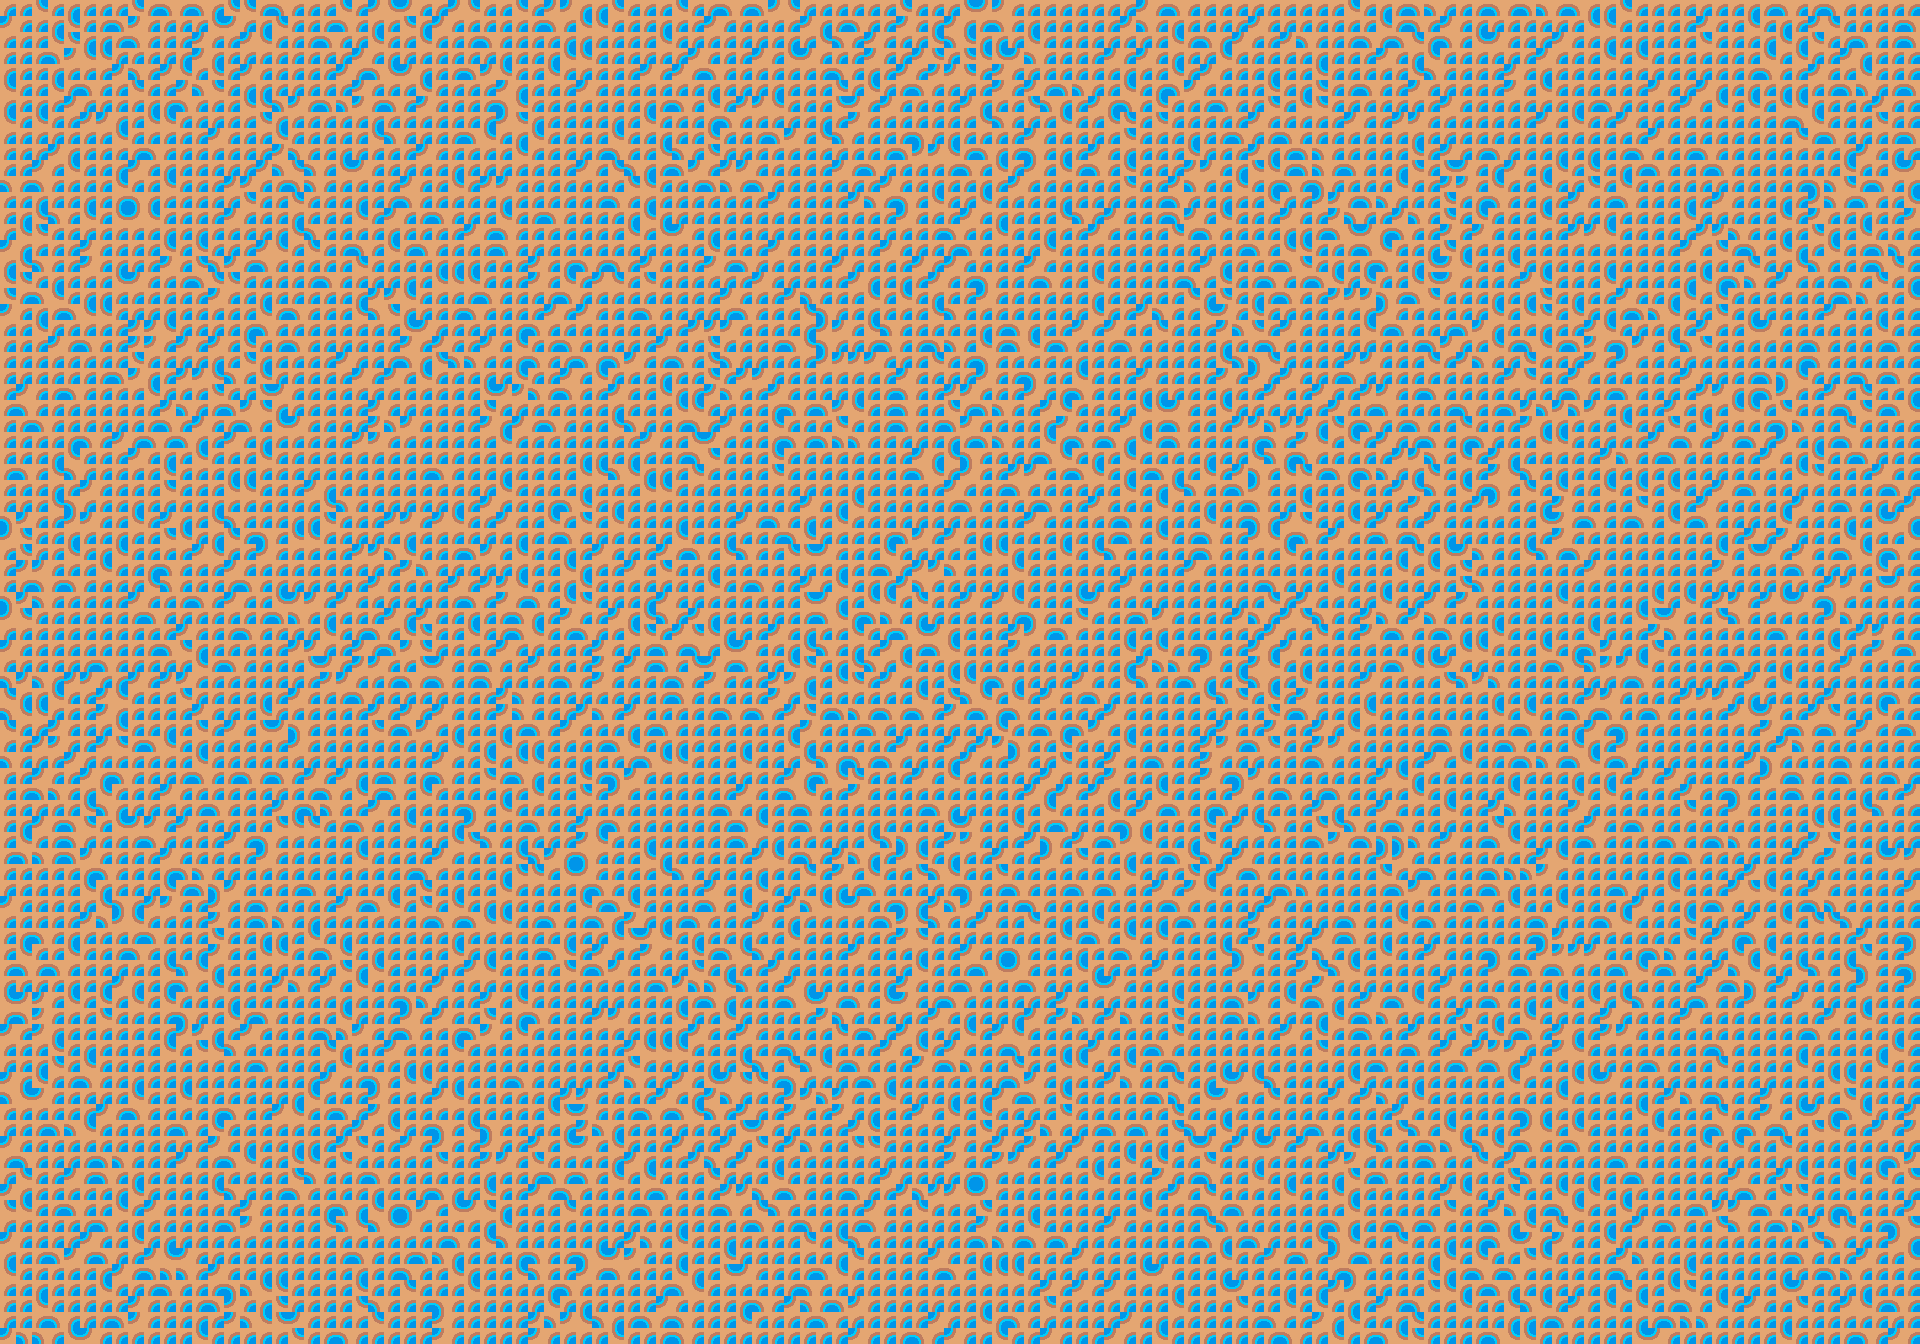

The image is a tile-based game level rendered from a .tmx file. Its description and source (layers, tilesets, objects; grid data summarised) follow:
An orthogonal 120x84 tile map with 16x16 px tiles, 5 tile layers (01_Ground, 02_Detail, 03_Structures, 04_Props, ...), 2 tilesets and 22 objects (4x enemy, 2x player, west_wall, north_wall, central_pillar, ...).

<map version="1.10" tiledversion="1.12.1" orientation="orthogonal" renderorder="right-down" width="120" height="84" tilewidth="16" tileheight="16" infinite="0" nextlayerid="12" nextobjectid="33">
 <properties>
  <property name="groundStyle" value="cave" />
 </properties>
 <tileset firstgid="1" source="tileset.tsx" />
 <tileset firstgid="91" source="objects.tsx" />
 <layer id="7" name="01_Ground" width="120" height="84">
  <data>[10080 cells, 10080 non-empty, 4 distinct tile ids]</data>
 </layer>
 <layer id="8" name="02_Detail" width="120" height="84"><data>[10080 cells, 0 non-empty, 0 distinct tile ids]</data></layer><layer id="9" name="03_Structures" width="120" height="84"><data>[10080 cells, 0 non-empty, 0 distinct tile ids]</data></layer><layer id="10" name="04_Props" width="120" height="84"><data>[10080 cells, 0 non-empty, 0 distinct tile ids]</data></layer><layer id="11" name="05_Foreground" width="120" height="84"><data>[10080 cells, 0 non-empty, 0 distinct tile ids]</data></layer><objectgroup id="1" name="features">
  <object id="1" name="west_wall" x="0" y="0" width="220" height="1344">
   <properties>
    <property name="kind" value="cliff" />
   </properties>
  </object>
  <object id="2" name="north_wall" x="0" y="0" width="1920" height="170">
   <properties>
    <property name="kind" value="cliff" />
   </properties>
  </object>
  <object id="3" name="central_pillar" x="760" y="468" width="240" height="260">
   <properties>
    <property name="kind" value="ruin" />
   </properties>
  </object>
  <object id="4" name="east_pillar" x="1420" y="320" width="220" height="220">
   <properties>
    <property name="kind" value="ruin" />
   </properties>
  </object>
  <object id="19" name="echo_wall" x="1080" y="732" width="96" height="72">
   <properties>
    <property name="kind" value="ruin" />
    <property name="label" value="Shimmering Wall" />
    <property name="interactionType" value="scan_hidden_path" />
    <property name="completionWorldFlag" value="frontier.cave_hidden_path_open" />
    <property name="interactionMessage" value="A scan lattice ripples across the stone and reveals a hollow seam. The concealed path opens." />
    <property name="blockedMessage" value="The wall flickers with unstable echoes. A scan-capable frame could map a way through." />
    <property name="blocksMovement" value="true" />
   </properties>
  </object>
 </objectgroup>
 <objectgroup id="2" name="collisions">
  <object id="5" x="0" y="0" width="220" height="1344" />
  <object id="6" x="0" y="0" width="1920" height="170" />
  <object id="7" x="0" y="1284" width="1920" height="60" />
  <object id="8" x="1860" y="0" width="60" height="1344" />
  <object id="9" x="760" y="468" width="240" height="260" />
  <object id="10" x="1420" y="320" width="220" height="220" />
 </objectgroup>
 <objectgroup id="3" name="spawn_points">
  <object id="11" name="cave_entry" type="player" x="260" y="924">
   <properties>
    <property name="spawnId" value="cave_entry" />
   </properties>
  </object>
  <object id="12" name="enemy_1" type="enemy" x="520" y="864" />
  <object id="13" name="enemy_2" type="enemy" x="1160" y="754" />
  <object id="14" name="enemy_3" type="enemy" x="1380" y="540" />
  <object id="15" name="enemy_4" type="enemy" x="1660" y="414" />
  <object id="30" name="from_crystal" type="player" x="1640" y="286">
   <properties>
    <property name="spawnId" value="from_crystal" />
   </properties>
  </object>
 </objectgroup>
 <objectgroup id="4" name="doors">
  <object id="16" name="verdant_fields_exit" x="180" y="892" width="72" height="72">
   <properties>
    <property name="label" value="Verdant Fields" />
    <property name="targetZone" value="verdant_fields" />
    <property name="targetSpawn" value="from_caves" />
   </properties>
  </object>
  <object id="31" name="crystal_depths_gate" x="1610" y="248" width="72" height="72">
   <properties>
    <property name="label" value="Crystal Depths" />
    <property name="targetZone" value="crystal_depths" />
    <property name="targetSpawn" value="from_shadow" />
    <property name="lockMessage" value="The crystal tunnels ahead flare with unstable resonance. Better gear is recommended." />
   </properties>
  </object>
 </objectgroup>
 <objectgroup id="5" name="npcs">
  <object id="17" name="scout" x="430" y="674">
   <properties>
    <property name="npcId" value="cave_scout" />
    <property name="displayName" value="Rhea" />
   </properties>
  </object>
 </objectgroup>
 <objectgroup id="6" name="chests">
  <object id="18" name="luminous_shard_cache" x="1540" y="584">
   <properties>
    <property name="gold" value="45" />
    <property name="potions" value="1" />
    <property name="keyItemReward" value="luminous_shard" />
    <property name="completionWorldFlag" value="frontier.shard_cache_recovered" />
    <property name="message" value="Inside the cache, the Luminous Shard pulses with workshop energy." />
   </properties>
  </object>
  <object id="20" name="echo_seam_cache" x="1220" y="754">
   <properties>
    <property name="gold" value="55" />
    <property name="potions" value="1" />
    <property name="hiddenUntilFlag" value="frontier.cave_hidden_path_open" />
    <property name="recruitEventId" value="artificer_mk2_join" />
    <property name="message" value="The hidden seam shelters an advanced artificer frame wired into the survey kit." />
   </properties>
  </object>
 </objectgroup>
</map>
